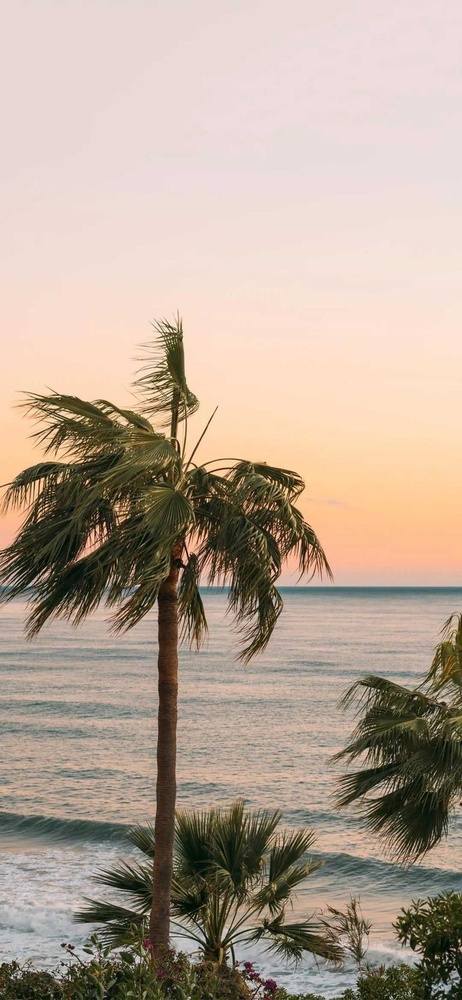
#> input picture UASCITRA/image.jpeg, 462 x 1000 px, shrunk from 736 x 1592 before the run, found by its file name
$ python knn.py
#> lines starting #> are read from the running program, lines starting #| are printed output that depends on the picture
import cv2
import numpy as np
import matplotlib.pyplot as plt
import os

# Fungsi untuk membaca gambar
def load_image(path):
    image = cv2.imread(path)
#> image is the input picture: shape (1000, 462, 3); mean B, G, R 149.4, 164.3, 181.8
    if image is None:
        raise FileNotFoundError(f"File tidak ditemukan di path: {path}")
    image = cv2.cvtColor(image, cv2.COLOR_BGR2RGB)  # Konversi ke format RGB
    return image

# Fungsi untuk inisialisasi titik data secara acak ke salah satu k cluster
def initialize_clusters(data, k):
#> called with data = array of shape (462000, 3), k = 7
    n_samples = data.shape[0]
#> n_samples = 462000
    labels = np.random.randint(0, k, n_samples)
    return labels

# Fungsi untuk menghitung pusat cluster
def calculate_centroids(data, labels, k):
    centroids = np.zeros((k, data.shape[1]))
    for i in range(k):
        points = data[labels == i]
        centroids[i] = points.mean(axis=0) if len(points) > 0 else np.random.rand(data.shape[1])
    return centroids

# Fungsi untuk segmentasi menggunakan K-Means dengan inisialisasi manual
def segment_image(image, k=3, max_iter=100):
    # Mengubah gambar menjadi array 2D di mana setiap baris adalah sebuah piksel
    data = image.reshape((-1, 3)).astype(np.float32)

    # Inisialisasi acak titik data ke cluster
    labels = initialize_clusters(data, k)

    # Ulangi hingga konvergen atau mencapai jumlah iterasi maksimal
    for iteration in range(max_iter):
        centroids = calculate_centroids(data, labels, k)
        new_labels = np.argmin(np.linalg.norm(data[:, np.newaxis] - centroids, axis=2), axis=1)

        if np.array_equal(new_labels, labels):
            break
        labels = new_labels

    # Konversi pusat cluster ke tipe uint8
    centroids = np.uint8(centroids)
#> centroids = [[39, 36, 18], [118, 111, 93], [160, 149, 136], [241, 220, 212], [76, 68, 45], [192, 175, 162], [250, 204, 163]]

    # Tetapkan label cluster ke piksel gambar
    segmented_image = centroids[labels.flatten()]
    segmented_image = segmented_image.reshape(image.shape)
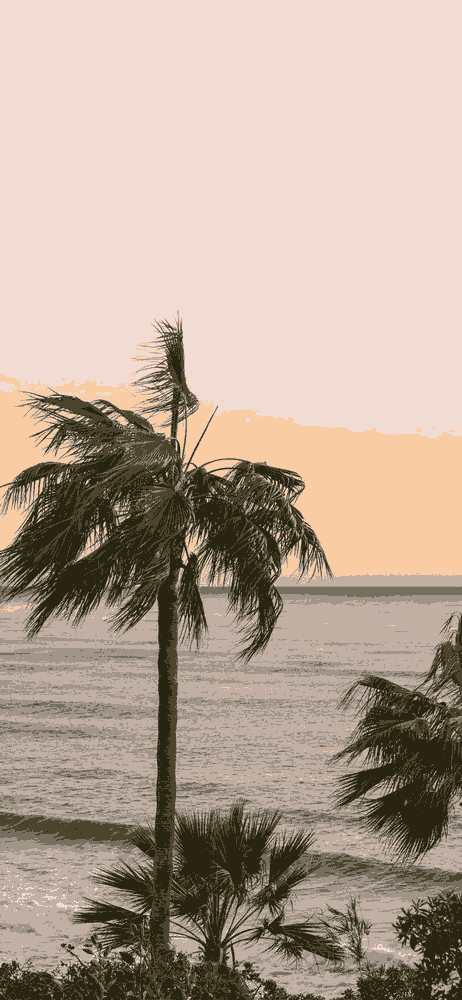
#> segmented_image: shape (1000, 462, 3); mean R, G, B 181.2, 163.8, 148.8

    return segmented_image

# Fungsi untuk menyimpan gambar hasil segmentasi
def save_image(path, image):
    image = cv2.cvtColor(image, cv2.COLOR_RGB2BGR)
    if not cv2.imwrite(path, image):
        raise IOError(f"Tidak dapat menyimpan gambar ke path: {path}")

# Main program
if __name__ == "__main__":
    input_path = "c:/Campus Life/Semester 4/Pengolahan Citra/UASCITRA/image.jpeg"  # Ganti dengan path gambar input Anda
    output_directory = "c:/Campus Life/Semester 4/Pengolahan Citra/UASCITRA/Output/"  # Ganti dengan direktori untuk menyimpan gambar hasil

    if not os.path.exists(output_directory):
        os.makedirs(output_directory)

    output_path = os.path.join(output_directory, "output_image.jpeg")  # Nama file output

    try:
        image = load_image(input_path)
    except FileNotFoundError as e:
        print(e)
        exit()

    k = 7  # Jumlah cluster
    segmented_image = segment_image(image, k)

    try:
        save_image(output_path, segmented_image)
    except IOError as e:
        print(e)
        exit()

    # Menampilkan gambar asli dan hasil segmentasi
    plt.figure(figsize=(10, 5))
    plt.subplot(1, 2, 1)
    plt.title('Original Image')
    plt.imshow(image)
    plt.subplot(1, 2, 2)
    plt.title('Segmented Image')
    plt.imshow(segmented_image)
    plt.show()
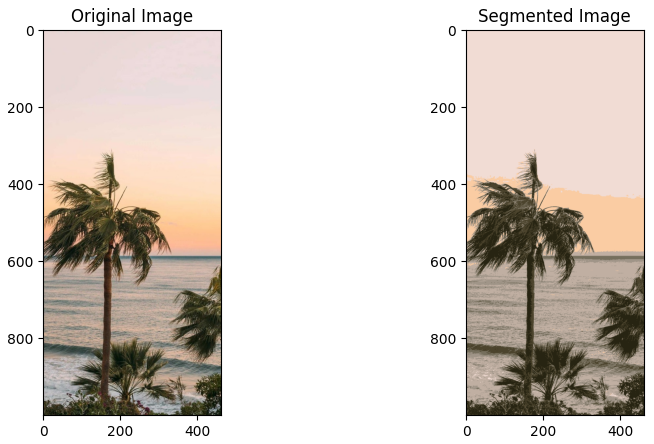
#> figure drawn by matplotlib, 2 panels
    print(f"Hasil segmentasi telah disimpan di: {output_path}")
